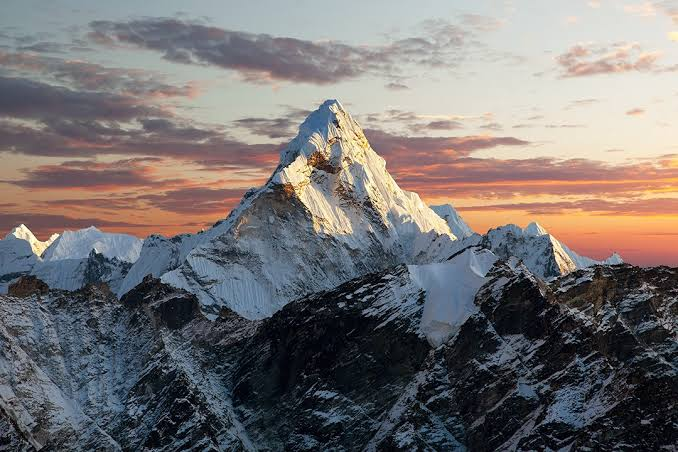
#> input picture mountain.jpg, 678 x 452 px
$ python halftone.py
#> lines starting #> are read from the running program, lines starting #| are printed output that depends on the picture
from PIL import Image, ImageDraw, ImageOps
from math import sqrt

SCALE = 5         # velkosť štvorčeka v gride, ovplyvňuje downscaling
MULTIPLY = 4      # faktor, koľkokrát väčší bude výstup oproti vstupu

filename = "mountain.jpg"

original = Image.open(filename)
#> original is the input picture: PIL image 678x452 RGB; mean R, G, B 119, 114.5, 114.4
original = original.convert("RGB")

def getluminance(x: int, y: int, px) -> float:
    red, green, blue = px[x, y]
    return (red + green + blue)/256/3


def halftonify(img: Image, scale, multiply, color1: str = "#FFFFFF", color2: str = "#000000"):

#> called with scale = 5, multiply = 4, color1 = '#FDF1D3', color2 = '#280306'
    downscaled = ImageOps.scale(img, 1/scale, Image.Resampling.BOX)
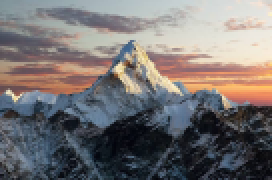
#> downscaled: PIL image 136x90 RGB (shown 2 times larger); mean R, G, B 119, 114.5, 114.4

    factor = multiply*10
    new_width, new_heigth = int(img.size[0]*factor), int(img.size[1]*factor)
#> new_width = 27120; new_heigth = 18080
    new = Image.new("RGB", (new_width, new_heigth), color1)

    d = ImageDraw.Draw(new)
    px = downscaled.load()

    for x in range(downscaled.size[0]):
        for y in range(downscaled.size[1]):

            lum = getluminance(x, y, px)
            side = scale*factor     # strana štvorca jedného pixelu

            radius = side*0.5*sqrt(2)*(1-lum)
            pos_x = (x+0.5)*side
            pos_y = (y+0.5)*side

            d.circle((pos_x, pos_y), radius, color2)

    return ImageOps.scale(new, 1/(factor/multiply), Image.Resampling.LANCZOS)
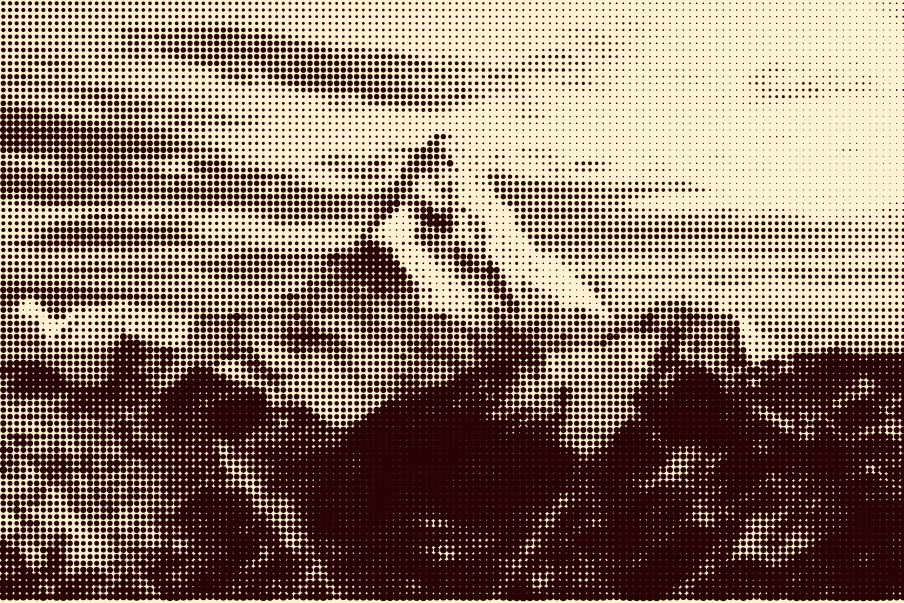
#> returned value: PIL image 2712x1808 RGB (shown at 1/3 size); mean R, G, B 143.5, 119.9, 106.6


name, format = filename.split(".")

halftonify(original, SCALE, MULTIPLY, "#FDF1D3", "#280306").save(f"{name}_dotted.{format}")

$ run again, with lighthouse.jpg copied over mountain.jpg
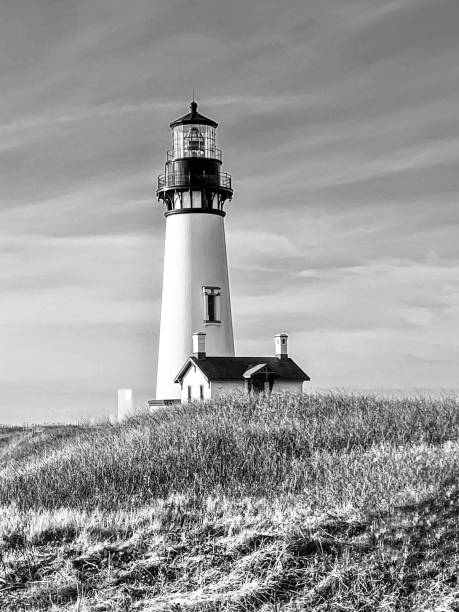
#> input picture lighthouse.jpg, 459 x 612 px
#> original is the input picture: PIL image 459x612 L; min 0, max 255, mean 153.6
#> original: PIL image 459x612 RGB
#> in halftonify, `downscaled = ImageOps.scale(img, 1/scale, Image.Resampling.BOX)`:
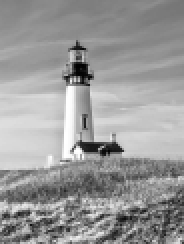
#> downscaled: PIL image 92x122 RGB (shown 2 times larger); min 1, max 255, mean 153.6
#> in halftonify, `return ImageOps.scale(new, 1/(factor/multiply), Image.Resampling.LANCZ..`:
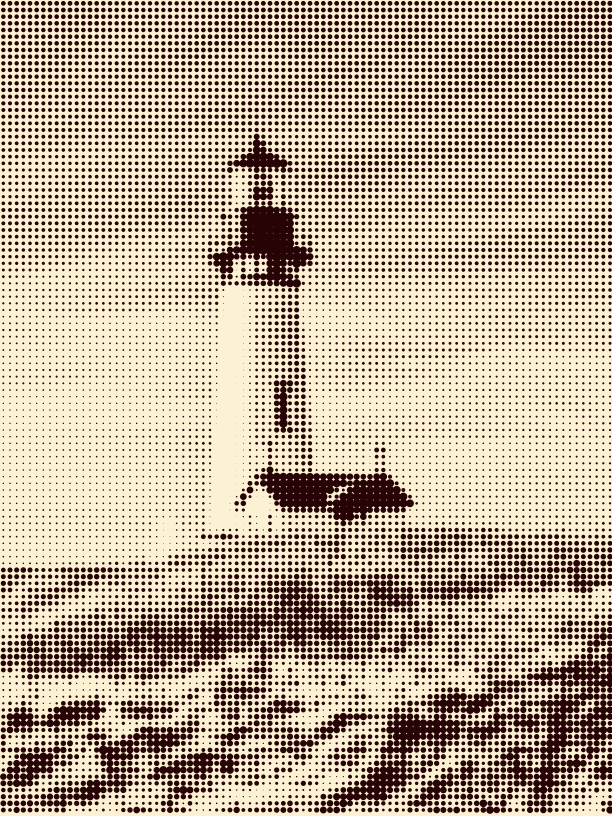
#> returned value: PIL image 1836x2448 RGB (shown at 1/3 size); mean R, G, B 189.6, 171.5, 151
